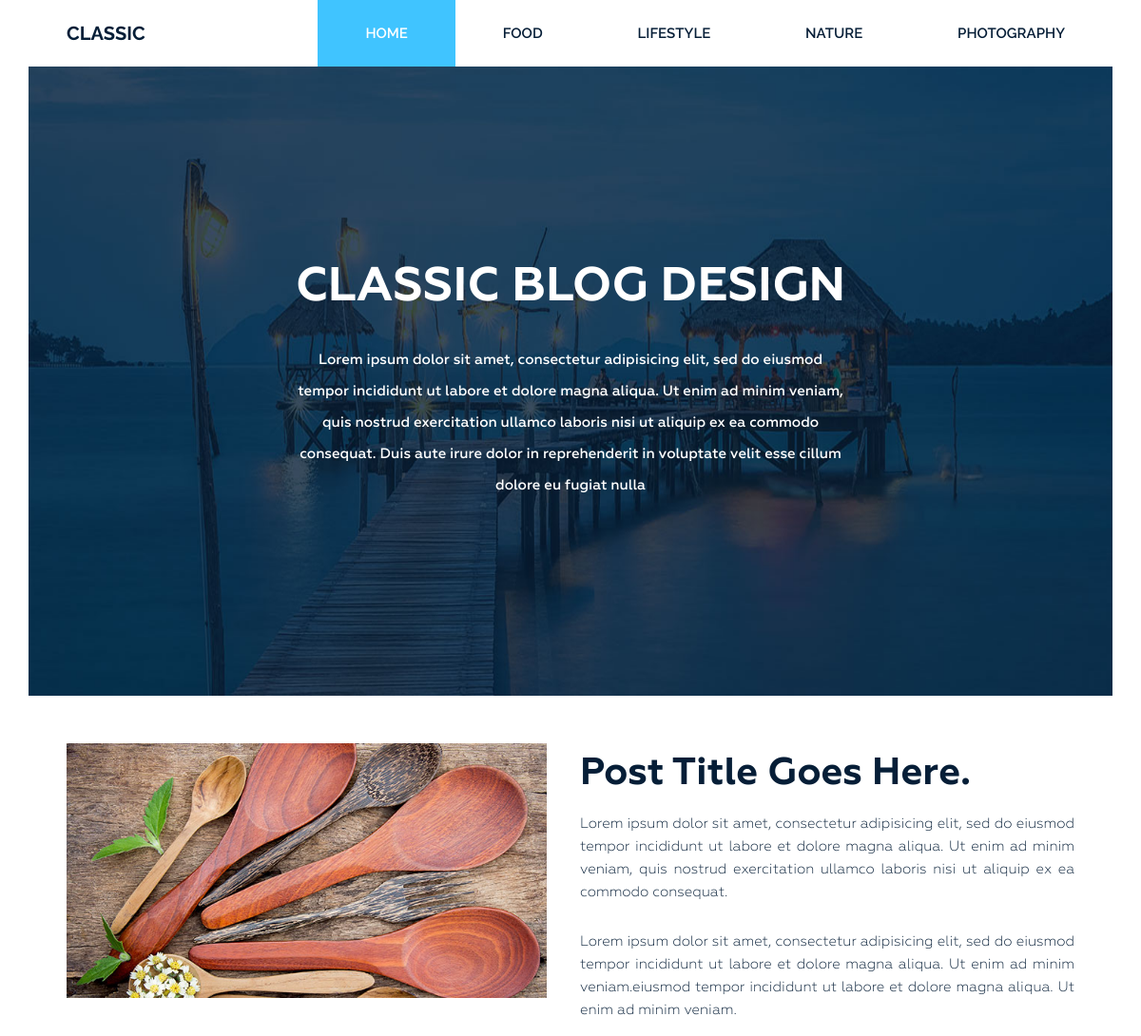
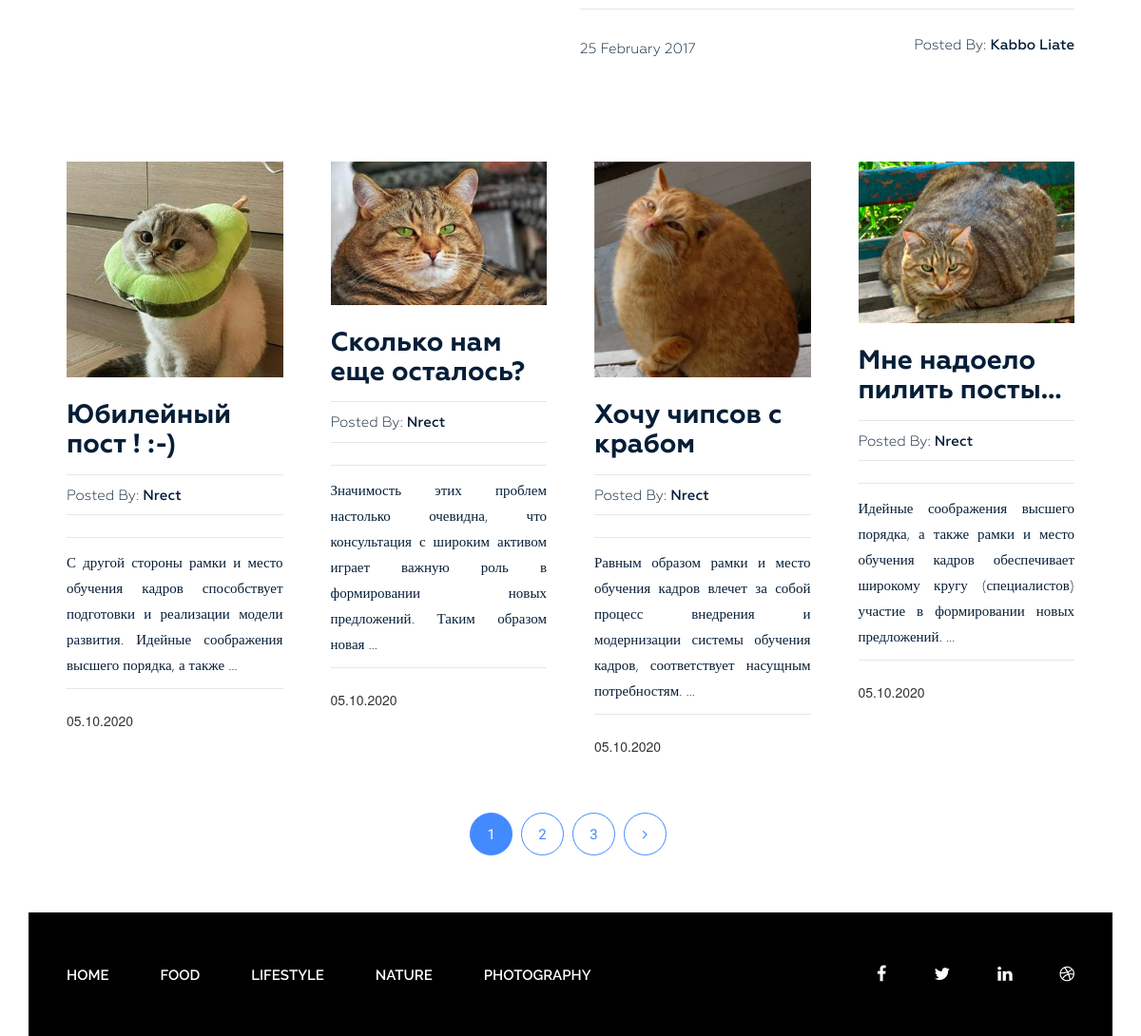
The page / on the database its author committed (2 pictures, top to bottom).
### blog/models.py (models this page shows, shortened)
class Category(models.Model):
    title = models.CharField(max_length=255)
    slug = models.SlugField(max_length=255, verbose_name='Url', unique=True)
    def get_absolute_url(self):
        return reverse('category', kwargs={"slug": self.slug})
    class Meta:
        verbose_name = 'Категория(ю)'
        verbose_name_plural = 'Категории'
        ordering = ['title']

class Post(models.Model):
    title = models.CharField(max_length=255, verbose_name='Заголовок')
    slug = models.SlugField(max_length=255, verbose_name='Url', unique=True)
    author = models.CharField(max_length=100, verbose_name='Автор')
    content = models.TextField(blank=True, verbose_name='Содержание')
    created_at = models.DateTimeField(auto_now_add=True, verbose_name='Опубликовано')
    photo = models.ImageField(upload_to='photos/%Y/%m/%d/', blank=True, null=True, verbose_name='Фото')
    views = models.IntegerField(default=0, verbose_name='Кол-во просмотров')
    category = models.ForeignKey(Category, on_delete=models.PROTECT, related_name='posts', verbose_name='Категория')
    tags = models.ManyToManyField(Tag, blank=True, related_name='tags', verbose_name='Тег')
    def get_absolute_url(self):
        return reverse('post', kwargs={"slug": self.slug})
    class Meta:
        verbose_name = 'Статя'
        verbose_name_plural = 'Статью'
        ordering = ['-created_at']

### blog/views.py (the view)
# urls.py: path('', Home.as_view(), name='home'),
class Home(ListView):
    model = Post
    template_name = 'blog/index.html'
    context_object_name = 'posts'
    paginate_by = 4
    def get_context_data(self, *, object_list=None, **kwargs):
        context = super().get_context_data(**kwargs)
        context['title'] = 'Classic Blog Design'
        return context

### blog/templatetags/menu.py (called while the page is built)
@register.inclusion_tag('blog/menu_tpl.html')
def show_menu(menu_class='menu'):
    categories = Category.objects.all()
    return {"categories": categories, "menu_class": menu_class}

### blog/templates/blog/index.html (shortened to what this page needs)
{% extends 'base.html' %}
{% load static %}
{% block content %}
    <section class="bg-text-area">
        <div class="container">
            <div class="row">
                <div class="col-md-12">
                    <div class="bg-text">
                        <h3>Classic BLOG Design</h3>
                        <p>Lorem ipsum dolor sit amet, consectetur adipisicing elit, sed do eiusmod tempor incididunt ut
                            labore et dolore magna aliqua. Ut enim ad minim veniam, quis nostrud exercitation ullamco
                            laboris nisi ut aliquip ex ea commodo consequat. Duis aute irure dolor in reprehenderit in
                            voluptate velit esse cillum dolore eu fugiat nulla </p>
                    </div>
                </div>
            </div>
        </div>
    </section>
    <section class="blog-post-area">
        <div class="container">
            <div class="row">
                <div class="blog-post-area-style">
                    <div class="col-md-12">
                        <div class="single-post-big">
                            <div class="big-image">
                                <img src="{% static 'img/post-image1.jpg' %}" alt="">
                            </div>
                            <div class="big-text">
                                <h3><a href="#">Post Title Goes Here.</a></h3>
                                <p>Lorem ipsum dolor sit amet, consectetur adipisicing elit, sed do eiusmod tempor
                                    incididunt ut labore et dolore magna aliqua. Ut enim ad minim veniam, quis nostrud
                                    exercitation ullamco laboris nisi ut aliquip ex ea commodo consequat.</p>
                                <p>Lorem ipsum dolor sit amet, consectetur adipisicing elit, sed do eiusmod tempor
                                    incididunt ut labore et dolore magna aliqua. Ut enim ad minim veniam.eiusmod tempor
                                    incididunt ut labore et dolore magna aliqua. Ut enim ad minim veniam.</p>
                                <h4><span class="date">25 February 2017</span><span class="author">Posted By: <span
                                        class="author-name">Kabbo Liate</span></span>
                                </h4>
                            </div>
                        </div>
                    </div>
                    {% for post in posts %}
                        <div class="col-md-3">
                            <div class="single-post">
                                {% if post.photo %}
                                    <img src="{{ post.photo.url }}" alt="{{ post.title }}">
                                {% else %}
                                    <img src="https://neuronsk.ru/upload/medialibrary/771/771dad7444a2937b6085360951e048b1.png"
                                         alt="">
                                {% endif %}
                                <h3><a href="{{ post.get_absolute_url }}">{{ post.title }}</a></h3>
                                <h4><span>Posted By: <span class="author-name">{{ post.author }}</span></span>
                                </h4>
                                <p>{{ post.content|truncatewords_html:20|safe }}</p>
                                <span>{{ post.created_at|date:"d.m.Y" }}</span>
                            </div>
                        </div>
                    {% endfor %}
                </div>
            </div>
        </div>
        {% if page_obj.has_other_pages %}
            <div class="pegination">
                <div class="nav-links">
                    {% for p in page_obj.paginator.page_range %}
                        {% if page_obj.number ==  p %}
                            <span class="page-numbers current">{{ p }}</span>
                        {% elif p > page_obj.number|add:-3 and p < page_obj.number|add:3%}
                            <a class="page-numbers" href="?page={{ p }}">{{ p }}</a>
                        {% endif %}
                    {% endfor %}
                    {% if page_obj.has_next %}
                        <a class="page-numbers" href="?page={{ page_obj.next_page_number }}"><i
                                class="fa fa-angle-right"
                                aria-hidden="true"></i></a>
                    {% endif %}
                </div>
            </div>
        {% endif %}
    </section>
{% endblock %}

### blog/templates/blog/menu_tpl.html
<div class="{{ menu_class }}">
    <ul>
        <li><a href="{% url 'home' %}">Home</a></li>
        {% for item in categories %}
            <li><a href="{{ item.get_absolute_url }}">{{ item.title }}</a></li>
        {% endfor %}
    </ul>
</div>

### siteblog/static/style.css (style rules this page uses)
.wrapper header.header .menu { margin: 0 }
.wrapper header.header .menu ul { float: right; margin: 0; padding: 0; margin-right: 4px; }
.wrapper header.header .menu ul li { display: inline-block; list-style: outside none none; margin: 0 -4px 0 0; }
.wrapper header.header .menu ul li a { color: rgb(6, 30, 55); font-family: "Raleway", sans-serif; font-size: 15px; font-weight: 600; line-height: 70px; padding: 26px 50px; text-decoration: none; text-transform: uppercase; }
.wrapper header.header .menu ul li.active a { background: #40c4ff; color: #fff; }
.wrapper section.bg-text-area .bg-text { background-image: url(img/bg-iamges.jpg); background-size: 100% 100%; padding: 205px 280px; }
.wrapper section.bg-text-area .bg-text h3 { color: #fff; font-family: Geometria; font-size: 50px; font-weight: 700; text-align: center; text-transform: uppercase; margin: 0; }
.wrapper section.bg-text-area .bg-text p { color: #fff; font-family: Geometria; font-size: 15px; font-weight: 500; line-height: 33px; margin: 32px 0 0; text-align: center; }
section.blog-post-area { margin-top: 50px; }
section.blog-post-area .big-image { float: left; width: 50%; padding-right: 35px; }
section.blog-post-area .big-text { float: right; width: 50%; padding-right: 20px; }
section.blog-post-area img { width: 100%; }
section.blog-post-area .big-text h3 { margin: 10px 0 0; }
section.blog-post-area .big-text h3 a { font-family: Geometria; font-weight: 700; font-size: 40px; color: #061e37; text-decoration: none; }
section.blog-post-area .big-text p { color: #061e37; font-family: Geometria; font-size: 15px; font-weight: 400; line-height: 24px; padding-top: 18px; text-align: justify; text-decoration: none; }
section.blog-post-area .big-text h4 { margin-top: 25px; padding-top: 30px; position: relative; }
section.blog-post-area .big-text h4::before { background: #e6e6e6 none repeat scroll 0 0; content: ""; height: 1px; position: absolute; top: 0; width: 100%; }
section.blog-post-area .single-post { padding-right: 20px; margin: 100px 0px 0px; }
section.blog-post-area h4 span { font-family: Geometria; font-weight: 400; font-size: 15px; color: #061e37; text-decoration: none; }
section.blog-post-area .big-text h4 span.author { float: right }
section.blog-post-area h4 span.author-name { font-weight: 500; }
.blog-post-area .single-post h3 a { font-family: Geometria; font-size: 28px; font-weight: 700; text-decoration: none; color: #061e37; }
.blog-post-area .single-post p { color: #061e37; font-family: Geometria; font-size: 15px; font-weight: 400; line-height: 27px; padding-top: 14px; position: relative; text-align: justify; }
.blog-post-area .single-post h4 { margin-bottom: 12px; padding-top: 10px; position: relative; }
.blog-post-area .single-post h4::before { background: #e6e6e6 none repeat scroll 0 0; content: ""; height: 1px; position: absolute; top: 0; width: 100%; }
.blog-post-area .single-post p::before { background: #e6e6e6 none repeat scroll 0 0; content: ""; height: 1px; position: absolute; top: 0; width: 100%; }
.blog-post-area .single-post h3 { margin: 25px 0 15px; }
.blog-post-area .pegination { margin-top: 60px; margin-bottom: 60px; }
.blog-post-area .pegination .nav-links { margin: 0; padding: 0; text-align: center; }
.blog-post-area .pegination .nav-links .page-numbers { border: 1px solid #448aff; border-radius: 50%; color: #448aff; display: inline-block; font-family: "Roboto", sans-serif; font-size: 15px; font-weight: 400; height: 45px; line-height: 45px; list-style: outside none none; margin-right: 5px; text-align: center; width: 45px; }
.blog-post-area .blog-post-area-style { margin: 0 20px 0 40px; }
.blog-post-area .pegination .nav-links .page-numbers.current { background: #448aff; color: #fff; }
.blog-post-area .pegination .nav-links a { text-decoration: none; }
.wrapper footer.footer .footer-menu { margin: 0 }
.wrapper footer.footer .footer-menu ul { line-height: 130px; margin: 0; padding: 0; }
.wrapper footer.footer .footer-menu ul li { display: inline; list-style: outside none none; margin: 0; padding: 30px 0px; }
.wrapper footer.footer .footer-menu ul li a { color: #fff; font-family: "Raleway", sans-serif; font-size: 15px; font-weight: 600; line-height: 70px; margin-left: 40px; padding: 26px 10px 26px 0; text-decoration: none; text-transform: uppercase; }

### rows shown on the page
Category: title "FOOD"
Category: title "LIFESTYLE"
Category: title "NATURE"
Category: title "PHOTOGRAPHY"
Post: photo (picture), title "Юбилейный пост ! :-)", author "Nrect", content "С другой стороны рамки и место обучения кадров способствует подготовки и реализации модели развития. Идейные соображения высшего порядка, а также …", created_at "05.10.2020"
Post: photo (picture), title "Сколько нам еще осталось?", author "Nrect", content "Значимость этих проблем настолько очевидна, что консультация с широким активом играет важную роль в формировании новых предложений. Таким образом новая …", created_at "05.10.2020"
Post: photo (picture), title "Хочу чипсов с крабом", author "Nrect", content "Равным образом рамки и место обучения кадров влечет за собой процесс внедрения и модернизации системы обучения кадров, соответствует насущным потребностям. …", created_at "05.10.2020"
Post: photo (picture), title "Мне надоело пилить посты...", author "Nrect", content "Идейные соображения высшего порядка, а также рамки и место обучения кадров обеспечивает широкому кругу (специалистов) участие в формировании новых предложений. …", created_at "05.10.2020"

### other values the page prints
{{ p }} "1"
{{ p }} "2" "3"
